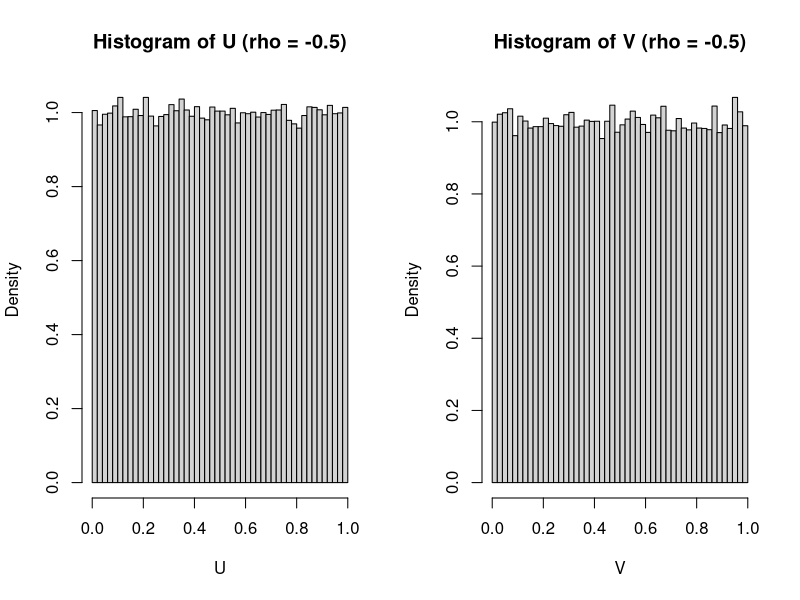
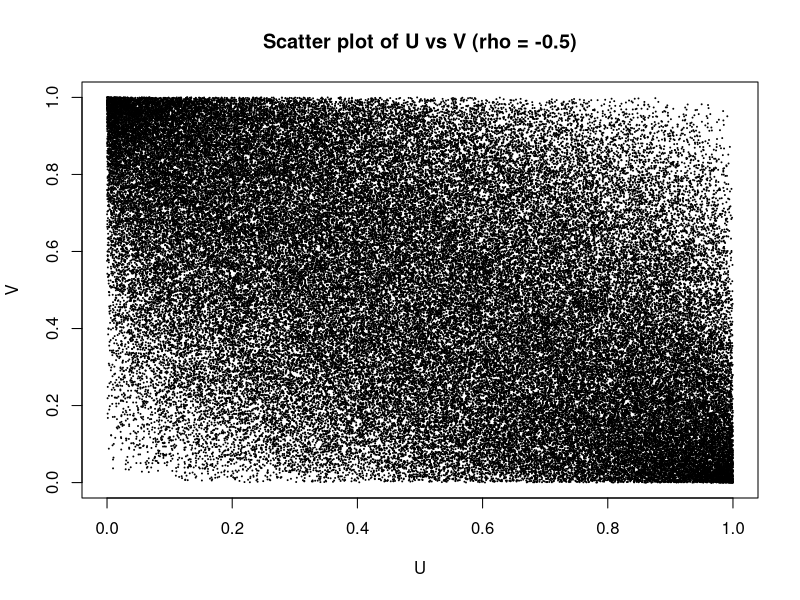
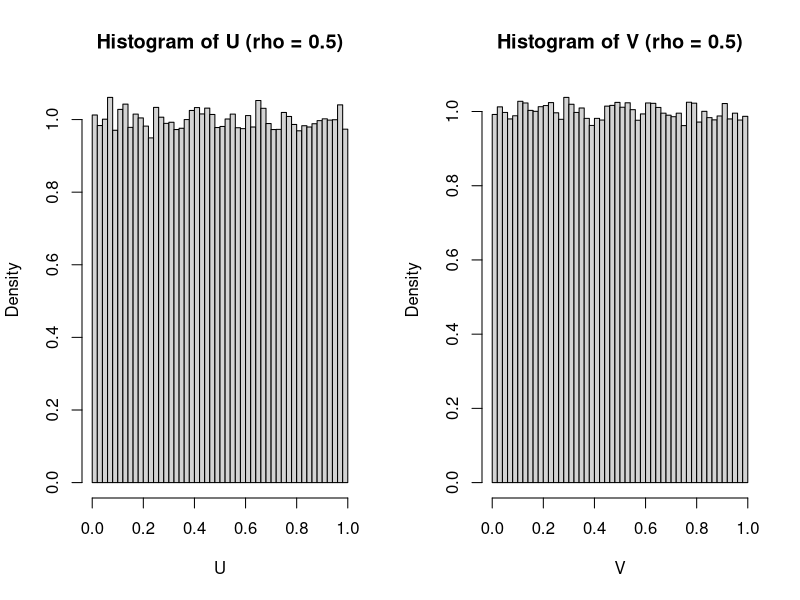
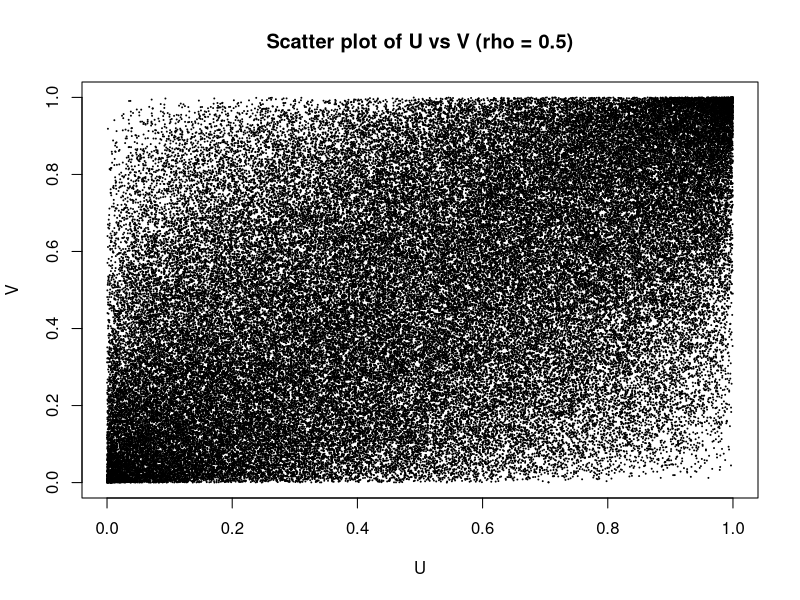
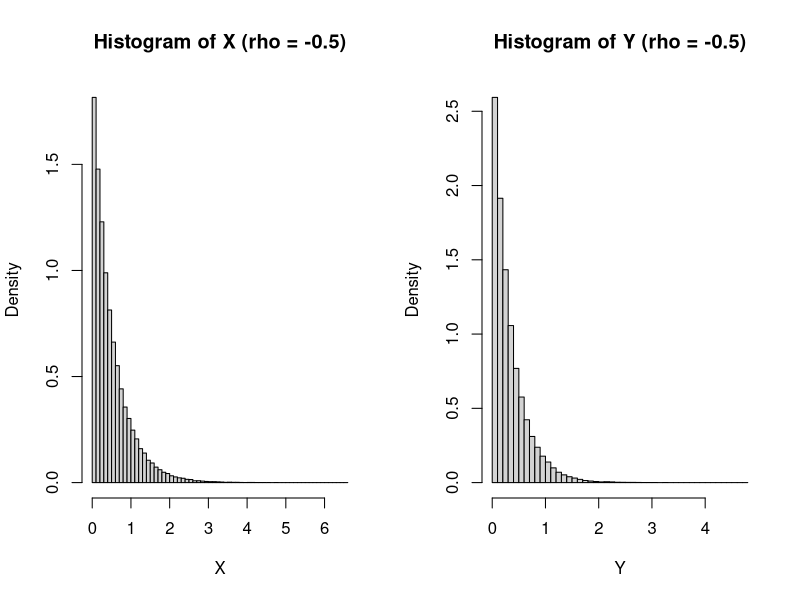
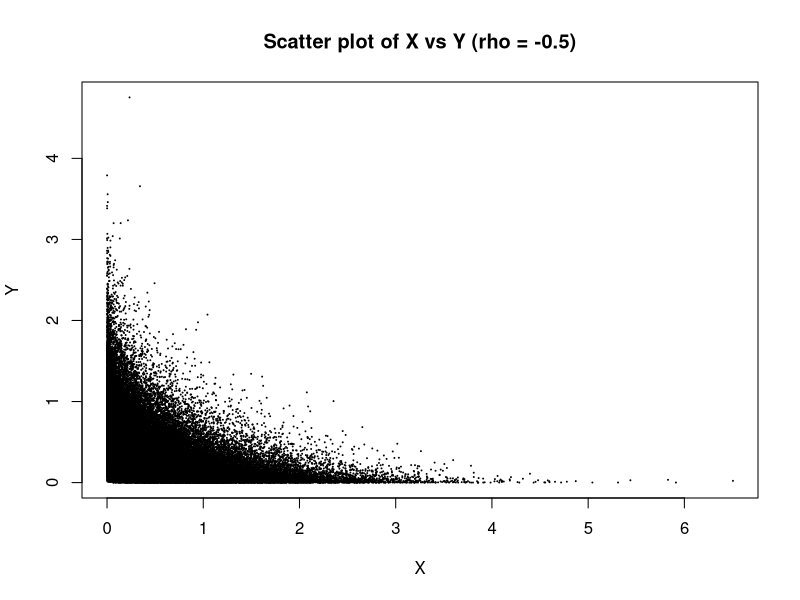
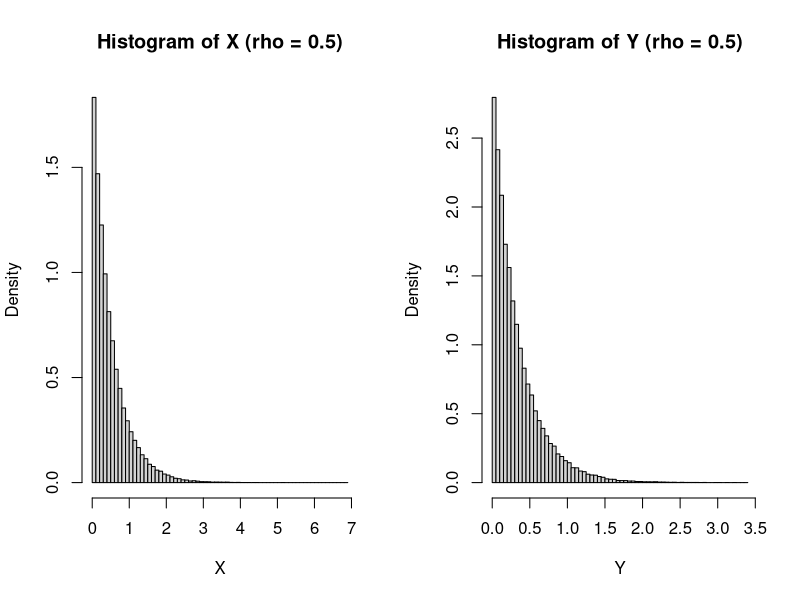
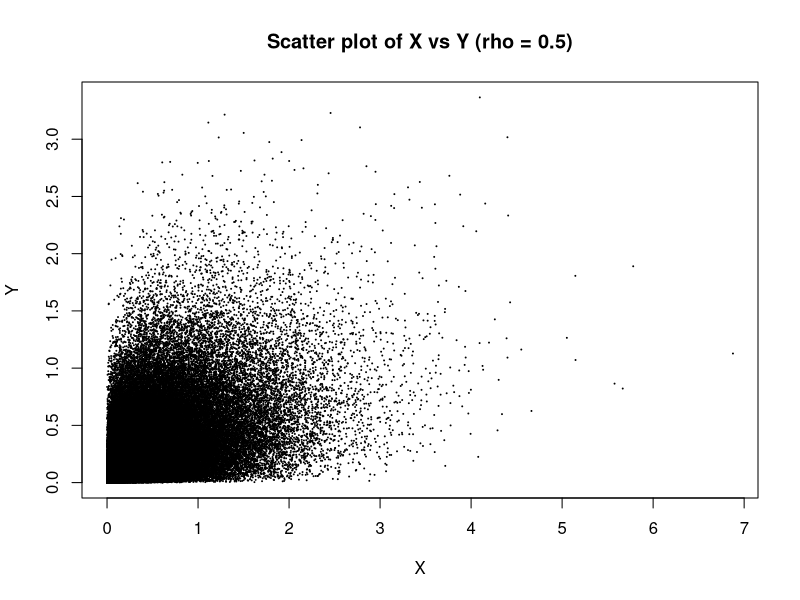

The R script that drew these images, in order: (Note: this script raises an error after producing the figures.)
# STA3127 Statistical Computing
# HW5
# Name : Jeong Geonwoo
# ID : 2018122062

rm(list=ls())
dev.off()
set.seed(2018122062)

##### Q1 #####
### i) ###
# function 1. Define the function to generate Gaussian distribution
# (using Cholesky decomposition and Box-Muller Transformation)
my_mvrnorm <- function(n, mean, sigma) {
  L <- chol(sigma) # Cholesky decomposition
  my_norm <- function(n) { # Box-Muller Transformation
    u1 <- runif(n/2); u2 <- runif(n/2)
    z1 <- sqrt(-2 * log(u1)) * cos(2 * pi * u2)
    z2 <- sqrt(-2 * log(u1)) * sin(2 * pi * u2)
    return(c(z1, z2))
  }
  # Standard Normal distribution
  z <- matrix(my_norm(n * length(mean)), ncol = length(mean), byrow = TRUE)
  mean + z %*%L # cov matrix
}
# function 2. Define the function to generate Gaussian copula
my_gaussian_copula <- function(n, rho) {
  sigma <- matrix(c(1, rho, rho, 1), nrow=2) # Correlation matrix
  normal_samples <- my_mvrnorm(n, mean=c(0, 0), sigma=sigma) # Generate bivariate normal
  U <- pnorm(normal_samples[,1]); V <- pnorm(normal_samples[,2])
  return(list(U = U, V = V))
}

# Generate samples for rho = -0.5
gaussian.samples.neg <- my_gaussian_copula(1e5, -0.5)
# Histograms for rho = -0.5
par(mfrow=c(1,2))
hist(gaussian.samples.neg$U, xlab="U", breaks=50, freq=FALSE,
     main="Histogram of U (rho = -0.5)")
hist(gaussian.samples.neg$V, xlab="V", breaks=50, freq=FALSE,
     main="Histogram of V (rho = -0.5)")

# Scatter plot for rho = -0.5
par(mfrow=c(1,1))
plot(gaussian.samples.neg$U, gaussian.samples.neg$V,
     main="Scatter plot of U vs V (rho = -0.5)",
     xlab="U", ylab="V", pch=19, cex=0.1)

# Generate samples for rho = 0.5
gaussian.samples.pos <- my_gaussian_copula(1e5, 0.5)
# Histograms for rho = 0.5
par(mfrow=c(1,2))
hist(gaussian.samples.pos$U, xlab="U", breaks=50, freq=FALSE,
     main="Histogram of U (rho = 0.5)")
hist(gaussian.samples.pos$V, xlab="V", breaks=50, freq=FALSE,
     main="Histogram of V (rho = 0.5)")

# Scatter plot for rho = 0.5
par(mfrow=c(1,1))
plot(gaussian.samples.pos$U, gaussian.samples.pos$V,
     main="Scatter plot of U vs V (rho = 0.5)",
     xlab="U", ylab="V", pch=19, cex=0.1)

### ii) ###
# Function to transform
transform_to_exponential <- function(U, V, lambda1, lambda2) {
  X <- -log(1 - U) / lambda1
  Y <- -log(1 - V) / lambda2
  return(list(X = X, Y = Y))
}

# Transform for both rho values
exp.samples.neg <- transform_to_exponential(gaussian.samples.neg$U,
                                            gaussian.samples.neg$V,
                                            2, 3)
exp.samples.pos <- transform_to_exponential(gaussian.samples.pos$U,
                                            gaussian.samples.pos$V, 
                                            2, 3)

# Plot histograms and scatter plots for Exponential marginals
# Histograms for rho = -0.5
par(mfrow=c(1,2))
hist(exp.samples.neg$X, breaks=50, freq=FALSE,
     main="Histogram of X (rho = -0.5)", xlab="X")
hist(exp.samples.neg$Y, xlab="Y", breaks=50, freq=FALSE,
     main="Histogram of Y (rho = -0.5)")

# Scatter plot for rho = -0.5
par(mfrow=c(1,1))
plot(exp.samples.neg$X, exp.samples.neg$Y,
     main="Scatter plot of X vs Y (rho = -0.5)",
     xlab="X", ylab="Y", pch=19, cex=0.1)

# Plot histograms and scatter plots
# Histograms for rho = 0.5
par(mfrow=c(1,2))
hist(exp.samples.pos$X, xlab="X", breaks=50, freq=FALSE,
     main="Histogram of X (rho = 0.5)")
hist(exp.samples.pos$Y, xlab="Y", breaks=50, freq=FALSE,
     main="Histogram of Y (rho = 0.5)")

# Scatter plot for rho = 0.5
par(mfrow=c(1,1))
plot(exp.samples.pos$X, exp.samples.pos$Y,
     main="Scatter plot of X vs Y (rho = 0.5)",
     xlab="X", ylab="Y", pch=19, cex=0.1)

### iii) ###
corr_XY.neg <- cor(exp.samples.neg$X, exp.samples.neg$Y)
corr_XY.pos <- cor(exp.samples.pos$X, exp.samples.pos$Y)
cat("rho : -0.5 ||| sample correlation :", corr_XY.neg, "\n",
    "rho : 0.5 ||| sample correlation :", corr_XY.pos)


##### Q2 #####
n <- 10; r <- 1000
my_rexp <- function(n, lambda){
  U_matrix <- runif(n)
  return (-log(1-U_matrix)/lambda)
}
exp_10 <- my_rexp(n, 1)

### i) ###
index_matrix <- matrix(floor( n * runif(r * n)) +1, nrow = r, ncol = n)
bootstrap_samples <- matrix(exp_10[index_matrix], nrow = r, ncol = n)
bootstrap_var <- apply(bootstrap_samples, 1, var)

hist(bootstrap_var, main = "Bootstrap Sample Variances",
     xlab = "sample variances", xlim = range(c(0, 3)), breaks=50, freq=FALSE, col="red")

### ii) ###
monte_carlo_samples <- matrix(my_rexp(n*r, 1), nrow=r, ncol=n)
monte_carlo_var <- apply(monte_carlo_samples, 1, var)

hist(bootstrap_var, main = "Bootstrap and Monte Carlo Sample Variances",
     xlab = "sample variances", xlim = range(c(0, 3)), breaks=50, freq=FALSE, col="red")
hist(monte_carlo_var, add=TRUE, col="blue", breaks=200, freq=FALSE)
legend("topright", legend = c("Bootstrap", "Monte Carlo"), fill = c("red", "blue"))

### iii) ###
mu4 <- 9
sigma2 <- 1
hist(bootstrap_var, main = "Bootstrap and Monte Carlo Sample Variances",
     xlab = "sample variances", xlim = range(c(0, 3)), breaks=50, freq=FALSE, col="red")
hist(monte_carlo_var, add=TRUE, breaks=200, freq=FALSE, col="blue")
# green line : limiting sampling distribution using mu4=9, sigma2=1
curve(dnorm(x, mean = sigma2, sd=sqrt(abs(mu4-sigma2^2)/n)), col = "green", add = TRUE)
legend("topright", legend = c("Bootstrap", "Monte Carlo","Limiting"), 
       fill = c("red", "blue", "green"))

### iv) ###
hist(bootstrap_var, main = "Bootstrap and Monte Carlo Sample Variances",
     xlab = "sample variances", xlim = range(c(0, 3)), breaks=50, freq=FALSE, col="red")
hist(monte_carlo_var, add=TRUE, col="blue", breaks=200, freq=FALSE)

# green line : limiting sampling distribution using [mu4=9, sigma2=1]
curve(dnorm(x, mean = sigma2, sd=sqrt(abs(mu4-sigma2^2)/n)), col = "green", add = TRUE)

# orange line : approximate sampling distribution using [bootstrap sampling distribution]
mu4 <- mean((bootstrap_samples-mean(bootstrap_samples))^4)
sigma2 <- var(as.vector(bootstrap_samples))
curve(dnorm(x, mean = sigma2, sd=sqrt(abs(mu4-sigma2^2)/n)), col = "orange", add = TRUE)

# legend
legend("topright", legend = c("Bootstrap", "Monte Carlo","Limiting", "Approx_bootstrap"),
       fill = c("red", "blue", "green", "orange"))











### vi) ###
n <- 1e5; r <- 1000
my_rexp <- function(n, lambda){
  U_matrix <- runif(n)
  return (-log(1-U_matrix)/lambda)
}
exp_1e5 <- my_rexp(n, 1)

### vi-i) ###
index_matrix <- matrix(floor( n * runif(r * n)) +1, nrow = r, ncol = n)
bootstrap_samples <- matrix(exp_1e5[index_matrix], nrow = r, ncol = n)
bootstrap_var <- apply(bootstrap_samples, 1, var)

hist(bootstrap_var, main = "Bootstrap Sample Variances",
     xlab = "sample variances", xlim = range(c(0.95, 1.05)), breaks=50, freq=FALSE, col="red")

### vi-ii) ###
monte_carlo_samples <- matrix(my_rexp(n*r, 1), nrow=r, ncol=n)
monte_carlo_var <- apply(monte_carlo_samples, 1, var)

hist(bootstrap_var, main = "Bootstrap and Monte Carlo Sample Variances",
     xlab = "sample variances", xlim = range(c(0.95, 1.05)), breaks=50, freq=FALSE, col="red")
hist(monte_carlo_var, add=TRUE, col="blue", breaks=80, freq=FALSE)
legend("topright", legend = c("Bootstrap", "Monte Carlo"), fill = c("red", "blue"))

### vi-iii) ###
mu4 <- 9
sigma2 <- 1
hist(bootstrap_var, main = "Bootstrap and Monte Carlo Sample Variances",
     xlab = "sample variances", xlim = range(c(0.95, 1.05)), breaks=50, freq=FALSE, col="red")
hist(monte_carlo_var, add=TRUE, col="blue", breaks=80, freq=FALSE)
# green line : limiting sampling distribution using mu4=9, sigma2=1
curve(dnorm(x, mean = sigma2, sd=sqrt(abs(mu4-sigma2^2)/n)), col = "green", add = TRUE)
legend("topright", legend = c("Bootstrap", "Monte Carlo","Limiting"), 
       fill = c("red", "blue", "green"))

### vi-iv) ###
hist(bootstrap_var, main = "Bootstrap and Monte Carlo Sample Variances",
     xlab = "sample variances", xlim = range(c(0.95, 1.05)), breaks=50, freq=FALSE, col="red")
hist(monte_carlo_var, add=TRUE, col="blue", breaks=80, freq=FALSE)

# green line : limiting sampling distribution using [mu4=9, sigma2=1]
curve(dnorm(x, mean = sigma2, sd=sqrt(abs(mu4-sigma2^2)/n)), col = "green", add = TRUE)

# orange line : approximate sampling distribution using [bootstrap sampling distribution]
mu4 <- mean((bootstrap_samples-mean(bootstrap_samples))^4)
sigma2 <- var(as.vector(bootstrap_samples))
curve(dnorm(x, mean = sigma2, sd=sqrt(abs(mu4-sigma2^2)/n)), col = "orange", add = TRUE)

# legend
legend("topright", legend = c("Bootstrap", "Monte Carlo","Limiting", "Approx_bootstrap"),
       fill = c("red", "blue", "green", "orange"))
